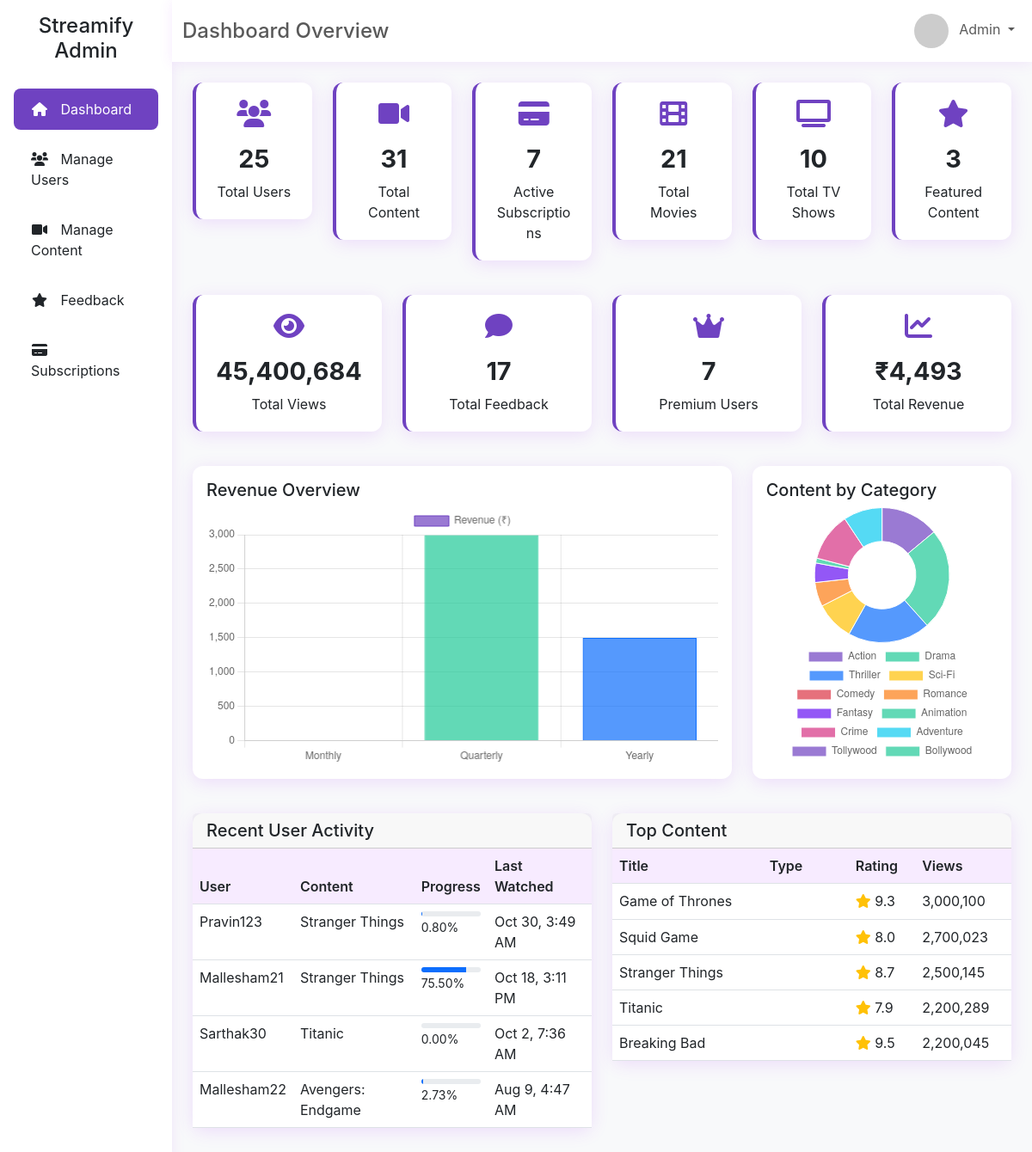
The app's page /Admin/index.php, older data.
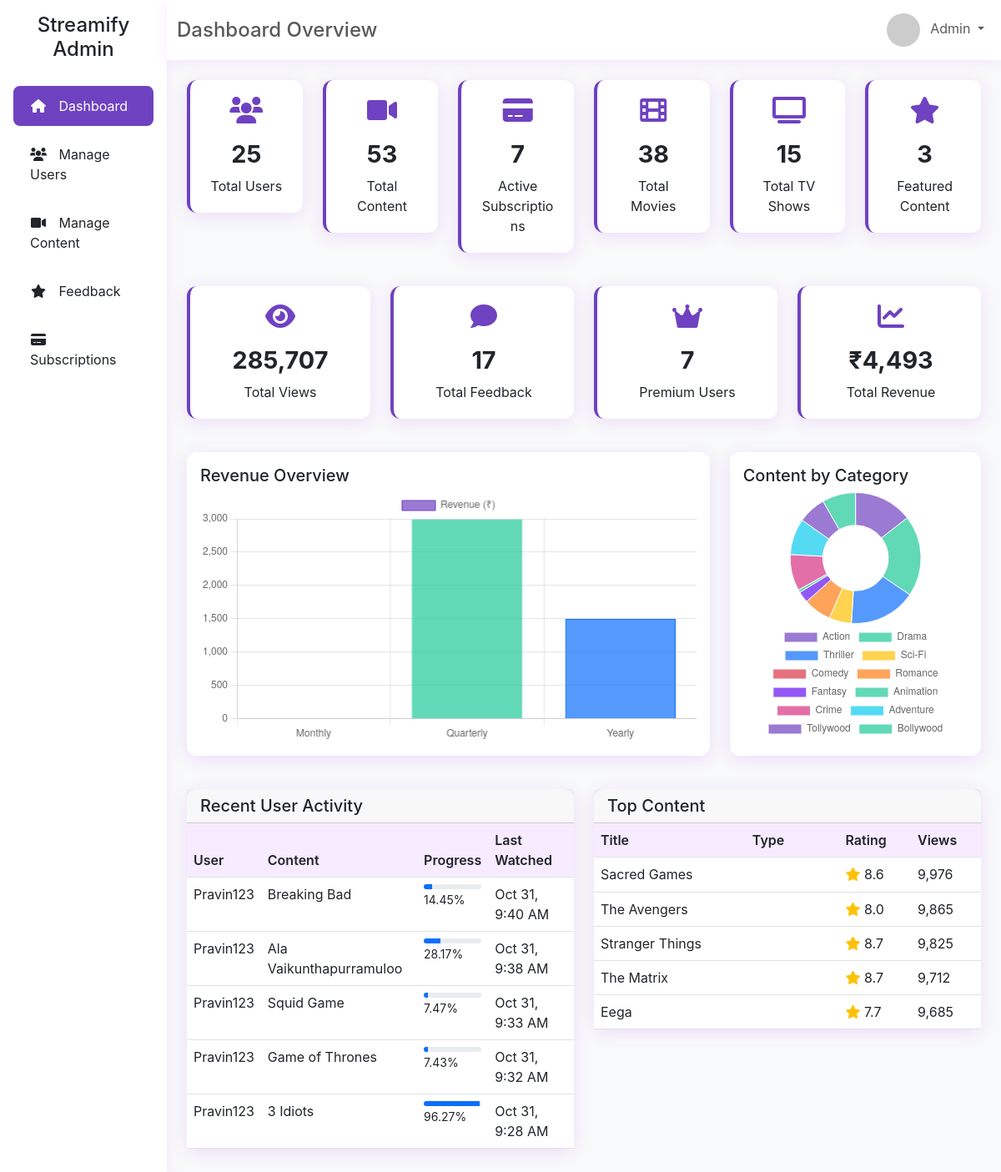
The same page, newer data.
### tables this page shows
CREATE TABLE IF NOT EXISTS `watch_history` (
  `history_id` int(11) NOT NULL AUTO_INCREMENT,
  `user_id` int(11) DEFAULT NULL,
  `content_id` int(11) DEFAULT NULL,
  `progress_percent` decimal(5,2) DEFAULT 0.00,
  `last_watched` timestamp NOT NULL DEFAULT current_timestamp() ON UPDATE current_timestamp(),
  `rating` int(11) DEFAULT NULL,
  PRIMARY KEY (`history_id`),
  KEY `user_id` (`user_id`),
  KEY `content_id` (`content_id`)
);

CREATE TABLE IF NOT EXISTS `users` (
  `user_id` int(11) NOT NULL AUTO_INCREMENT,
  `username` varchar(50) NOT NULL,
  `email` varchar(100) NOT NULL,
  `mobile_no` varchar(15) DEFAULT NULL,
  `password_hash` varchar(255) NOT NULL,
  `profile_pic` varchar(255) DEFAULT NULL,
  `role` enum('user','admin') DEFAULT 'user',
  `subscription_type` enum('free','premium') DEFAULT 'free',
  `is_premium` tinyint(1) DEFAULT 0,
  `created_at` timestamp NOT NULL DEFAULT current_timestamp(),
  `last_login` timestamp NULL DEFAULT NULL,
  PRIMARY KEY (`user_id`),
  UNIQUE KEY `username` (`username`),
  UNIQUE KEY `email` (`email`)
);

CREATE TABLE IF NOT EXISTS `content` (
  `content_id` int(11) NOT NULL AUTO_INCREMENT,
  `title` varchar(100) NOT NULL,
  `description` text DEFAULT NULL,
  `content_type` enum('movie','tv_show') NOT NULL,
  `release_year` int(11) NOT NULL,
  `thumbnail_url` varchar(255) DEFAULT NULL,
  `banner_url` varchar(255) DEFAULT NULL,
  `rating` decimal(3,1) DEFAULT NULL,
  `created_at` timestamp NOT NULL DEFAULT current_timestamp(),
  `video_path` varchar(255) DEFAULT NULL,
  `featured` tinyint(1) DEFAULT 0,
  `is_premium` tinyint(1) DEFAULT 0,
  `views` int(10) UNSIGNED NOT NULL DEFAULT 0,
  `duration` int(11) DEFAULT NULL,
  `schedule_date` datetime DEFAULT NULL,
  `is_scheduled` tinyint(1) DEFAULT 0,
  PRIMARY KEY (`content_id`),
  KEY `idx_scheduled_release` (`is_scheduled`,`schedule_date`)
);

### Admin/index.php (the view, shortened to what the rows shown need)
<!DOCTYPE html>
<html lang="en">
<head>
    <link href="https://cdn.jsdelivr.net/npm/bootstrap@5.3.0-alpha1/dist/css/bootstrap.min.css" rel="stylesheet">
    <link rel="stylesheet" href="https://cdnjs.cloudflare.com/ajax/libs/font-awesome/6.0.0/css/all.min.css">
</head>
<body>
    <?php
    $conn = new mysqli('localhost', 'root', '', 'Streamify');
    $activity_query = "SELECT u.username, c.title, wh.progress_percent, wh.last_watched
                      FROM watch_history wh
                      JOIN users u ON wh.user_id = u.user_id
                      JOIN content c ON wh.content_id = c.content_id
                      ORDER BY wh.last_watched DESC LIMIT 5";
    $activity_result = $conn->query($activity_query);
    ?>
    <div class="container-fluid">
        <div class="row">
            <div class="col-md-9 col-lg-10 ml-auto p-0">
                <div class="p-4">
                    <div class="row">
                        <div class="col-md-6 mb-3">
                            <div class="card">
                                <div class="card-body p-0">
                                    <div class="table-responsive">
                                        <table class="table table-hover mb-0">
                                            <thead>
                                                <tr>
                                                    <th>User</th>
                                                    <th>Content</th>
                                                    <th>Progress</th>
                                                    <th>Last Watched</th>
                                                </tr>
                                            </thead>
                                            <tbody>
                                                <?php while($activity = $activity_result->fetch_assoc()): ?>
                                                <tr>
                                                    <td><?php echo $activity['username']; ?></td>
                                                    <td><?php echo $activity['title']; ?></td>
                                                    <td>
                                                        <div class="progress">
                                                            <div class="progress-bar" role="progressbar" style="width: <?php echo $activity['progress_percent']; ?>%;"></div>
                                                        </div>
                                                        <small><?php echo $activity['progress_percent']; ?>%</small>
                                                    </td>
                                                    <td><?php echo date('M j, g:i A', strtotime($activity['last_watched'])); ?></td>
                                                </tr>
                                                <?php endwhile; ?>
                                            </tbody>
                                        </table>
                                    </div>
                                </div>
                            </div>
                        </div>
                        <div class="col-md-6 mb-3">
                            <div class="card">
                                <div class="card-body p-0">
                                    <div class="table-responsive">
                                        <table class="table table-hover mb-0">
                                            <thead>
                                                <tr>
                                                    <th>Title</th>
                                                    <th>Type</th>
                                                    <th>Rating</th>
                                                    <th>Views</th>
                                                </tr>
                                            </thead>
                                            <tbody>
                                                <?php
                                                $top_content_query = "SELECT title, content_type, rating, views FROM content ORDER BY views DESC LIMIT 5";
                                                $top_content_result = $conn->query($top_content_query);
                                                while($content = $top_content_result->fetch_assoc()):
                                                ?>
                                                <tr>
                                                    <td><?php echo $content['title']; ?></td>
                                                    <td>
                                                        <span class="badge <?php echo $content['content_type'] == 'movie' ? 'badge-movie' : 'badge-tv-show'; ?>">
                                                        </span>
                                                    </td>
                                                    <td>
                                                        <i class="fas fa-star text-warning"></i> <?php echo $content['rating']; ?>
                                                    </td>
                                                    <td><?php echo number_format($content['views']); ?></td>
                                                </tr>
                                                <?php endwhile; ?>
                                            </tbody>
                                        </table>
                                    </div>
                                </div>
                            </div>
                        </div>
                    </div>
                </div>
            </div>
        </div>
    </div>
</body>
</html>

Row changes from the older to the newer data that the page shows:
no longer on this page (row unchanged): watch_history: user.username "Pravin123", content.title "Stranger Things", progress_percent "0.80", last_watched "Oct 30, 3:49 AM"
no longer on this page (row unchanged): watch_history: user.username "Mallesham21", content.title "Stranger Things", progress_percent "75.50", last_watched "Oct 18, 3:11 PM"
no longer on this page (row unchanged): watch_history: user.username "Sarthak30", content.title "Titanic", progress_percent "0.00", last_watched "Oct 2, 7:36 AM"
no longer on this page (row unchanged): watch_history: user.username "Mallesham22", content.title "Avengers: Endgame", progress_percent "2.73", last_watched "Aug 9, 4:47 AM"
no longer on this page (row edited): content: title "Game of Thrones", rating "9.3", views "3,000,100"
no longer on this page (row edited): content: title "Squid Game", rating "8.0", views "2,700,023"
no longer on this page (row edited): content: title "Titanic", rating "7.9", views "2,200,289"
no longer on this page (row edited): content: title "Breaking Bad", rating "9.5", views "2,200,045"
added watch_history: user.username "Pravin123", content.title "Breaking Bad", progress_percent "14.45", last_watched "Oct 31, 9:40 AM"
added watch_history: user.username "Pravin123", content.title "Ala Vaikunthapurramuloo", progress_percent "28.17", last_watched "Oct 31, 9:38 AM"
added watch_history: user.username "Pravin123", content.title "Squid Game", progress_percent "7.47", last_watched "Oct 31, 9:33 AM"
added watch_history: user.username "Pravin123", content.title "Game of Thrones", progress_percent "7.43", last_watched "Oct 31, 9:32 AM"
added watch_history: user.username "Pravin123", content.title "3 Idiots", progress_percent "96.27", last_watched "Oct 31, 9:28 AM"
added content: title "Sacred Games", rating "8.6", views "9,976"
now on this page (row edited): content: title "The Avengers", rating "8.0", views "9,865"
changed content "Stranger Things": views "2,500,145" → "9,825"
now on this page (row edited): content: title "The Matrix", rating "8.7", views "9,712"
added content: title "Eega", rating "7.7", views "9,685"
Text that changed along with them:
$total_content: "31" → "53"
$total_movies: "21" → "38"
$total_tv_shows: "10" → "15"
$total_views: "45,400,684" → "285,707"
chart data {{ json_encode($category_counts) }}: ["12","21","17","8","0","5","4","1","10","8","0","0"] → ["21","29","24","8","0","10","4","1","13","13","10","12"]
